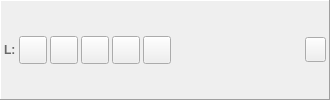
     <widget class="QFrame" name="horizontalFrame_12">
      <property name="enabled">
       <bool>true</bool>
      </property>
      <property name="sizePolicy">
       <sizepolicy hsizetype="Expanding" vsizetype="Fixed">
        <horstretch>0</horstretch>
        <verstretch>0</verstretch>
       </sizepolicy>
      </property>
      <property name="minimumSize">
       <size>
        <width>330</width>
        <height>0</height>
       </size>
      </property>
      <property name="contextMenuPolicy">
       <enum>Qt::ActionsContextMenu</enum>
      </property>
      <property name="autoFillBackground">
       <bool>false</bool>
      </property>
      <property name="frameShape">
       <enum>QFrame::Panel</enum>
      </property>
      <property name="frameShadow">
       <enum>QFrame::Raised</enum>
      </property>
      <layout class="QHBoxLayout" name="horizontalLayout_12">
       <property name="spacing">
        <number>3</number>
       </property>
       <property name="leftMargin">
        <number>3</number>
       </property>
       <property name="topMargin">
        <number>3</number>
       </property>
       <property name="rightMargin">
        <number>3</number>
       </property>
       <property name="bottomMargin">
        <number>3</number>
       </property>
       <item>
        <widget class="QLabel" name="label_26">
         <property name="enabled">
          <bool>true</bool>
         </property>
         <property name="sizePolicy">
          <sizepolicy hsizetype="Fixed" vsizetype="Fixed">
           <horstretch>0</horstretch>
           <verstretch>0</verstretch>
          </sizepolicy>
         </property>
         <property name="palette">
          <palette>
           <active>
            <colorrole role="WindowText">
             <brush brushstyle="SolidPattern">
              <color alpha="255">
               <red>104</red>
               <green>104</green>
               <blue>104</blue>
              </color>
             </brush>
            </colorrole>
           </active>
           <inactive>
            <colorrole role="WindowText">
             <brush brushstyle="SolidPattern">
              <color alpha="255">
               <red>104</red>
               <green>104</green>
               <blue>104</blue>
              </color>
             </brush>
            </colorrole>
           </inactive>
           <disabled>
            <colorrole role="WindowText">
             <brush brushstyle="SolidPattern">
              <color alpha="255">
               <red>120</red>
               <green>120</green>
               <blue>120</blue>
              </color>
             </brush>
            </colorrole>
           </disabled>
          </palette>
         </property>
         <property name="font">
          <font>
           <weight>75</weight>
           <bold>true</bold>
          </font>
         </property>
         <property name="text">
          <string>L:</string>
         </property>
         <property name="margin">
          <number>5</number>
         </property>
        </widget>
       </item>
       <item>
        <widget class="QToolButton" name="buttonMountDisk_12">
         <property name="enabled">
          <bool>true</bool>
         </property>
         <property name="minimumSize">
          <size>
           <width>28</width>
           <height>28</height>
          </size>
         </property>
         <property name="maximumSize">
          <size>
           <width>28</width>
           <height>28</height>
          </size>
         </property>
        </widget>
       </item>
       <item>
        <widget class="QToolButton" name="buttonMountFolder_12">
         <property name="enabled">
          <bool>true</bool>
         </property>
         <property name="minimumSize">
          <size>
           <width>28</width>
           <height>28</height>
          </size>
         </property>
         <property name="maximumSize">
          <size>
           <width>28</width>
           <height>28</height>
          </size>
         </property>
        </widget>
       </item>
       <item>
        <widget class="QToolButton" name="buttonSave_12">
         <property name="enabled">
          <bool>true</bool>
         </property>
         <property name="minimumSize">
          <size>
           <width>28</width>
           <height>28</height>
          </size>
         </property>
         <property name="maximumSize">
          <size>
           <width>28</width>
           <height>28</height>
          </size>
         </property>
         <property name="checkable">
          <bool>true</bool>
         </property>
        </widget>
       </item>
       <item>
        <widget class="QToolButton" name="autoSave_12">
         <property name="enabled">
          <bool>true</bool>
         </property>
         <property name="minimumSize">
          <size>
           <width>28</width>
           <height>28</height>
          </size>
         </property>
         <property name="maximumSize">
          <size>
           <width>28</width>
           <height>28</height>
          </size>
         </property>
         <property name="text">
          <string/>
         </property>
         <property name="checkable">
          <bool>false</bool>
         </property>
        </widget>
       </item>
       <item>
        <widget class="QToolButton" name="buttonEditDisk_12">
         <property name="enabled">
          <bool>true</bool>
         </property>
         <property name="minimumSize">
          <size>
           <width>28</width>
           <height>28</height>
          </size>
         </property>
         <property name="maximumSize">
          <size>
           <width>28</width>
           <height>28</height>
          </size>
         </property>
         <property name="checkable">
          <bool>false</bool>
         </property>
        </widget>
       </item>
       <item>
        <layout class="QVBoxLayout" name="verticalLayout_12">
         <property name="spacing">
          <number>0</number>
         </property>
         <property name="leftMargin">
          <number>5</number>
         </property>
         <property name="rightMargin">
          <number>5</number>
         </property>
         <item>
          <widget class="QLabel" name="labelFileName_12">
           <property name="enabled">
            <bool>true</bool>
           </property>
           <property name="sizePolicy">
            <sizepolicy hsizetype="Ignored" vsizetype="Fixed">
             <horstretch>0</horstretch>
             <verstretch>0</verstretch>
            </sizepolicy>
           </property>
           <property name="autoFillBackground">
            <bool>false</bool>
           </property>
           <property name="text">
            <string/>
           </property>
           <property name="textFormat">
            <enum>Qt::PlainText</enum>
           </property>
           <property name="wordWrap">
            <bool>false</bool>
           </property>
          </widget>
         </item>
         <item>
          <widget class="QLabel" name="labelImageProperties_12">
           <property name="enabled">
            <bool>true</bool>
           </property>
           <property name="sizePolicy">
            <sizepolicy hsizetype="Preferred" vsizetype="Fixed">
             <horstretch>0</horstretch>
             <verstretch>0</verstretch>
            </sizepolicy>
           </property>
           <property name="palette">
            <palette>
             <active>
              <colorrole role="WindowText">
               <brush brushstyle="SolidPattern">
                <color alpha="255">
                 <red>128</red>
                 <green>128</green>
                 <blue>128</blue>
                </color>
               </brush>
              </colorrole>
              <colorrole role="Mid">
               <brush brushstyle="SolidPattern">
                <color alpha="255">
                 <red>157</red>
                 <green>155</green>
                 <blue>144</blue>
                </color>
               </brush>
              </colorrole>
             </active>
             <inactive>
              <colorrole role="WindowText">
               <brush brushstyle="SolidPattern">
                <color alpha="255">
                 <red>128</red>
                 <green>128</green>
                 <blue>128</blue>
                </color>
               </brush>
              </colorrole>
              <colorrole role="Mid">
               <brush brushstyle="SolidPattern">
                <color alpha="255">
                 <red>157</red>
                 <green>155</green>
                 <blue>144</blue>
                </color>
               </brush>
              </colorrole>
             </inactive>
             <disabled>
              <colorrole role="WindowText">
               <brush brushstyle="SolidPattern">
                <color alpha="255">
                 <red>118</red>
                 <green>116</green>
                 <blue>108</blue>
                </color>
               </brush>
              </colorrole>
              <colorrole role="Mid">
               <brush brushstyle="SolidPattern">
                <color alpha="255">
                 <red>157</red>
                 <green>155</green>
                 <blue>144</blue>
                </color>
               </brush>
              </colorrole>
             </disabled>
            </palette>
           </property>
           <property name="textFormat">
            <enum>Qt::PlainText</enum>
           </property>
           <property name="alignment">
            <set>Qt::AlignLeading|Qt::AlignLeft|Qt::AlignVCenter</set>
           </property>
           <property name="wordWrap">
            <bool>false</bool>
           </property>
          </widget>
         </item>
        </layout>
       </item>
       <item>
        <widget class="QToolButton" name="buttonEject_12">
         <property name="enabled">
          <bool>true</bool>
         </property>
         <property name="minimumSize">
          <size>
           <width>21</width>
           <height>25</height>
          </size>
         </property>
         <property name="maximumSize">
          <size>
           <width>21</width>
           <height>25</height>
          </size>
         </property>
        </widget>
       </item>
      </layout>
     </widget>
